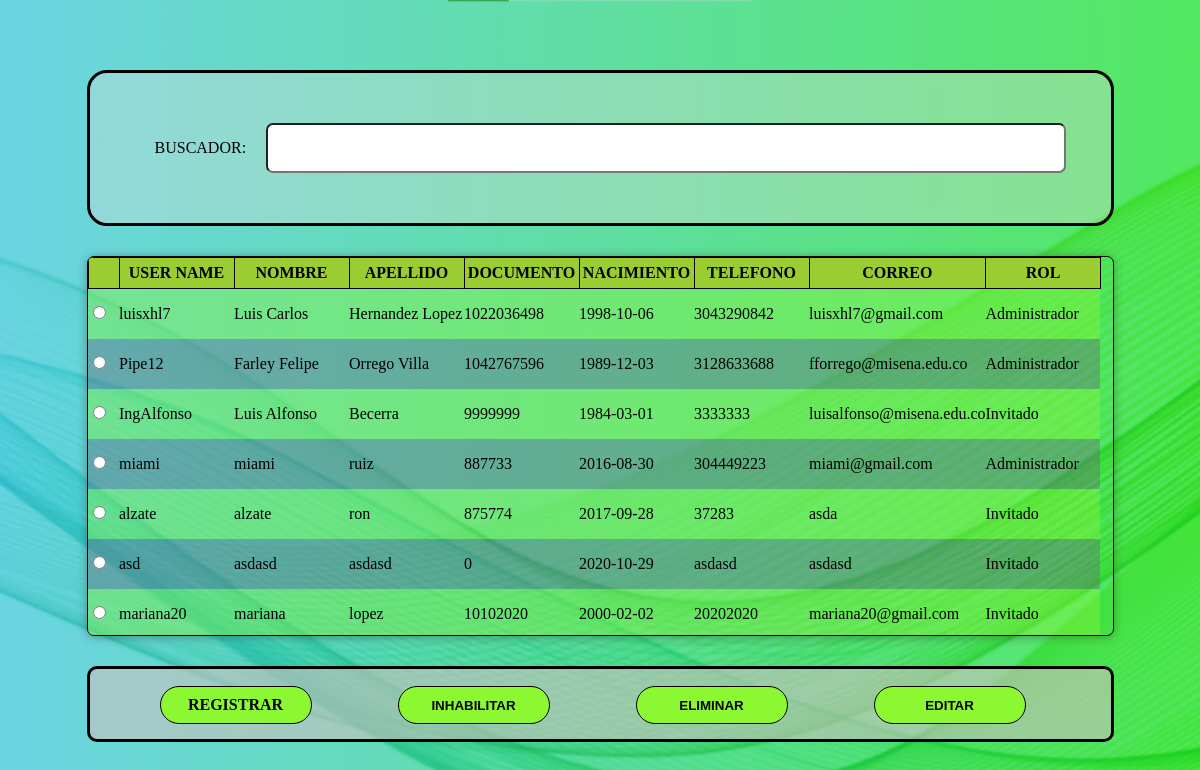
Page /admUsuario (signed in) on the committed database.
### tables this page shows
CREATE TABLE IF NOT EXISTS `usuario` (
  `Id_Usuario` int(10) NOT NULL AUTO_INCREMENT,
  `username` varchar(20) NOT NULL,
  `Contrasena` varchar(20) NOT NULL,
  `Fk_Documento` int(11) NOT NULL,
  `Fk_Cod_Rol` int(10) NOT NULL,
  PRIMARY KEY (`Id_Usuario`),
  KEY `Documento` (`Fk_Documento`),
  KEY `Cod_Rol` (`Fk_Cod_Rol`)
);

CREATE TABLE IF NOT EXISTS `datos_p` (
  `Documento` int(11) NOT NULL,
  `Nombre` varchar(50) NOT NULL,
  `Apellido` varchar(50) NOT NULL,
  `Fecha_N` date NOT NULL,
  `Telefono` varchar(20) NOT NULL,
  `Correo` varchar(80) NOT NULL,
  PRIMARY KEY (`Documento`) USING BTREE
);

CREATE TABLE IF NOT EXISTS `rol` (
  `Cod_Rol` int(10) NOT NULL AUTO_INCREMENT,
  `Descripcion` varchar(20) NOT NULL,
  PRIMARY KEY (`Cod_Rol`)
);

### index.php (called while the page is built, shortened)
<?php
    require_once "controller/usuario.controller.php";
    require_once "model/conexion.php";
    require_once "model/dto/usuario.dto.php";
    require_once "model/dao/usuario.dao.php";
    $objPlantilla = new PlantillaController();
    $objPlantilla -> ctrPlantilla();
?>

### controller/usuario.controller.php (called while the page is built, shortened)
<?php
    class UsuarioController{
        public function ctrConsultarUsuario(){
            $lista = false;
            try {
                $objDtoUsuario = new Usuario();
                $objDaoUsuario = new ModeloUsuario( $objDtoUsuario );
                $lista = $objDaoUsuario -> mdlConsultarUsuario() -> fetchAll();
            } catch (PDOException $e) {
                echo "error en consultar usuario" . $e -> getMessage();
            }
            return $lista;
        }
    }
?>

### model/dto/usuario.dto.php (called while the page is built, shortened)
<?php
    class Usuario{
        private $userName;
        private $rol;
        private $nombre;
        private $apellido;
        private $documento;
        private $nacimiento;
        private $telefono;
        private $correo;
        private $pass;
        public function getUserName(){
            return $this -> userName;
        }
        public function getRol(){
            return $this -> rol;
        }
        public function getNombre(){
            return $this -> nombre;
        }
        public function getApellido(){
            return $this -> apellido;
        }
        public function getDocumento(){
            return $this -> documento;
        }
        public function getNacimiento(){
            return $this -> nacimiento;
        }
        public function getTelefono(){
            return $this -> telefono;
        }
        public function getCorreo(){
            return $this -> correo;
        }
        public function getPass(){
            return $this -> pass;
        }
    }
?>

### model/conexion.php (called while the page is built, shortened)
<?php
    class Conexion{
        private $usuario;
        private $clave;
        private $url;
        private $charSet;
        private $con;
        public function __construct(){
            $this -> host = "localhost";
            $this -> driver = "mysql";
            $this -> usuario = "root";
            $this -> clave = "";
            $this -> base = "invpriv";
            $this -> url = $this -> driver.":host=".
            $this -> host.";dbname=". $this -> base;
            $this -> charSet = "UTF8";
            $this -> con=NULL;
        }
        public function conexion(){
            try{
                $this -> con = new PDO($this->url, $this->usuario, $this->clave);
                $this -> con -> setAttribute(PDO::ATTR_DEFAULT_FETCH_MODE, PDO::FETCH_ASSOC);
                $this -> con -> exec('SET CHARACTER SET '.$this->charSet);
            }catch(PDOException $e){
                echo "Error al conectar".$e->getMessage();
            }
            return $this -> con;
        }
    }
?>

### model/dao/usuario.dao.php (called while the page is built, shortened)
<?php
    class ModeloUsuario{
        public function mdlConsultarUsuario(){
            $sql = "CALL SpMostrarUsuario()";
            try {
                $con = new Conexion();
                $stmt = $con -> conexion() -> prepare($sql);
                $stmt -> execute();
                $resulset = $stmt;
            } catch (PDOException $e) {
                echo "Error en el metodo consultar usuario " . $e -> getMessage();
            }
            return $resulset;
        }
    }
?>

### view/module/MenuUsuario.php (the view, shortened to what this page needs)
<!DOCTYPE html>
    <html lang="es">
    <head>
        <link rel="stylesheet" href="view/css/sweetalert2.min.css">
        <link rel="stylesheet" href="view/css/FondoInterfazes.css">
        <link rel="stylesheet" href="view/css/EstiloUsuario.css">
    </head>
    <body class="interfazGeneral">
        <form method="post">
            <div>
                <table id="tabla" class="table table-striped table-bordered" style="width:100%">
                    <thead>
                        <tr>
                            <th class="selector"></th>
                            <th>USER NAME</th>
                            <th>NOMBRE</th>
                            <th>APELLIDO</th>
                            <th>DOCUMENTO</th>
                            <th>NACIMIENTO</th>
                            <th>TELEFONO</th>
                            <th>CORREO</th>
                            <th>ROL</th>
                        </tr>
                    </thead>
                    <tbody>
                        <?php
                            $objCtrUsuario = new UsuarioController();
                            $listaUsuario = $objCtrUsuario->ctrConsultarUsuario();
                            foreach ($listaUsuario as $dato) {
                                echo '
                                    <tr">
                                        <td class="selector"><input type="radio" name="selectUser" id="selectDocument" class="filtro1" value="' . $dato['Documento'] . '"></td>
                                        <td>' . $dato['username'] . '</td>
                                        <td>' . $dato['Nombre'] . '</td>
                                        <td>' . $dato['Apellido'] . '</td>
                                        <td>' . $dato['Documento'] . '</td>
                                        <td>' . $dato['Fecha_N'] . '</td>
                                        <td>' . $dato['Telefono'] . '</td>
                                        <td>' . $dato['Correo'] . '</td>
                                        <td>' . $dato['Descripcion'] . '</td>
                                    </tr>
                                ';
                            }
                        ?>
                    </tbody>
                </table>
            </div>
            <div class="conBtns">
                <a href="registrarUsuario" class="btnprdt" title="Registrar producto"><b>REGISTRAR</b></a>
                <button type="button" class="btnprdt2" title="Inhabilitar producto">INHABILITAR</button>
                <button type="button" onclick="eliminar(selectDocument)" class="btnprdt2" title="Eliminar producto">ELIMINAR</button>
                <button type="button" onclick="editar(selectDocument)" class="btnprdt2" title="Editar producto">EDITAR</button>
            </div>
        </form>
    </body>
</html>

### view/css/FondoInterfazes.css (style rules this page uses)
.interfazGeneral { background-image: url(../IMG/fondo_de_interfacez.png); background-size: cover; background-repeat: no-repeat; background-position: center; background-attachment: fixed; min-height: 100%; display: flex; justify-content: center; align-items: center; }
body::before { content: ""; width: 100%; min-height: 100vh; position: fixed; top: 0px; left: 0px; background-image: linear-gradient(90deg,#31c6e7,#10dd2b); opacity: 0.5; z-index: -1; }

### view/css/EstiloUsuario.css (style rules this page uses)
* { margin: 0px; padding: 0px; }
#tabla { display: block; margin: 0px auto 15px auto; width: 1160px; height: 380px; border: 1px solid black; border-collapse: collapse; overflow: auto; border-radius: 7px; box-shadow: 0px 1px 10px 0px rgba(47, 51, 44, 0.432); }
th { background-color: yellowgreen; height: 30px; border: solid 1px; }
td { width: 115px; height: 50px; }
.selector { width: 20px; padding: 0px 5px; }
tr:nth-child(odd) { background-color: rgba(139, 248, 50, 0.4); }
.conBtns { width: 1021px; height: 70px; background-color: rgba(207, 193, 193, 0.589); margin: 30px auto 0px ; border-radius: 10px; border: solid 3px; }
.btnprdt, .btnprdt:visited { border: solid 1px black; background-color: rgb(139, 248, 50); color: black; width: 150px; height: 27px; padding: 9px 0px 0px 0px; text-align: center; border-radius: 20px; text-decoration: none; float: left; display: block; margin: 17px 43px 17px 70px; }
.btnprdt2 { border: solid 1px black; background-color: rgb(139, 248, 50); color: black; width: 152px; height: 38px; text-align: center; border-radius: 20px; text-decoration: none; float: left; display: block; margin: 17px 43px 17px 43px; cursor: pointer; font-weight: bold; }
a { text-decoration: none; color: black; }

### rows in the picture
usuario: username "luisxhl7", Fk_Documento.Nombre "Luis Carlos", Fk_Documento.Apellido "Hernandez Lopez", Fk_Documento.Documento "1022036498", Fk_Documento.Fecha_N "1998-10-06", Fk_Documento.Telefono "3043290842", Fk_Documento.Correo "luisxhl7@gmail.com", Fk_Cod_Rol.Descripcion "Administrador"
usuario: username "Pipe12", Fk_Documento.Nombre "Farley Felipe", Fk_Documento.Apellido "Orrego Villa", Fk_Documento.Documento "1042767596", Fk_Documento.Fecha_N "1989-12-03", Fk_Documento.Telefono "3128633688", Fk_Documento.Correo "fforrego@misena.edu.co", Fk_Cod_Rol.Descripcion "Administrador"
usuario: username "IngAlfonso", Fk_Documento.Nombre "Luis Alfonso", Fk_Documento.Apellido "Becerra", Fk_Documento.Documento "9999999", Fk_Documento.Fecha_N "1984-03-01", Fk_Documento.Telefono "3333333", Fk_Documento.Correo "luisalfonso@misena.edu.co", Fk_Cod_Rol.Descripcion "Invitado"
usuario: username "miami", Fk_Documento.Nombre "miami", Fk_Documento.Apellido "ruiz", Fk_Documento.Documento "887733", Fk_Documento.Fecha_N "2016-08-30", Fk_Documento.Telefono "304449223", Fk_Documento.Correo "miami@gmail.com", Fk_Cod_Rol.Descripcion "Administrador"
usuario: username "alzate", Fk_Documento.Nombre "alzate", Fk_Documento.Apellido "ron", Fk_Documento.Documento "875774", Fk_Documento.Fecha_N "2017-09-28", Fk_Documento.Telefono "37283", Fk_Documento.Correo "asda", Fk_Cod_Rol.Descripcion "Invitado"
usuario: username "asd", Fk_Documento.Nombre "asdasd", Fk_Documento.Apellido "asdasd", Fk_Documento.Documento "0", Fk_Documento.Fecha_N "2020-10-29", Fk_Documento.Telefono "asdasd", Fk_Documento.Correo "asdasd", Fk_Cod_Rol.Descripcion "Invitado"
usuario: username "mariana20", Fk_Documento.Nombre "mariana", Fk_Documento.Apellido "lopez", Fk_Documento.Documento "10102020", Fk_Documento.Fecha_N "2000-02-02", Fk_Documento.Telefono "20202020", Fk_Documento.Correo "mariana20@gmail.com", Fk_Cod_Rol.Descripcion "Invitado"
